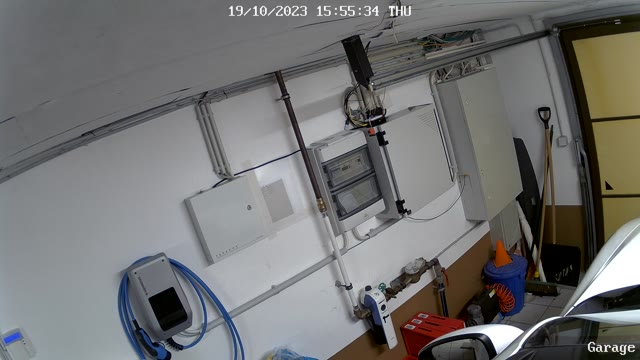
#> input picture example/true_light.png, 640 x 360 px
$ python test_code.py
#> lines starting #> are read from the running program, lines starting #| are printed output that depends on the picture; after the words box and inside, x2 and y2 are one past the last pixel; in counts of white or black regions, pixels touching at a corner belong together
import cv2

def detect_garage(src, debug=False):

#> called with src = 'example/true_light.png', debug = True
    def zoom(img, zoom_factor=1.5):
        return cv2.resize(img, None, fx=zoom_factor, fy=zoom_factor)

    # reading image
    img = cv2.imread(src)
#> img is the input picture: shape (360, 640, 3); mean B, G, R 113.3, 114, 114.1

    # Specify area to crop to based on 320 * 640 image and convert to place in image of current size
    h, w, _ = img.shape
#> h = 360; w = 640
    h0 = 360.0 / 170.0
    h1 = 360.0 / 210.0
    w0 = 640.0 / 595.0
    w1 = 640.0 / 640.0
    img = img[int(float(h) / h0):int(float(h) / h1), int(float(w) / w0):int(float(w) / w1)] # rows cols # zoom on area with triangle
#> img: shape (40, 45, 3)

    if debug:
        img = zoom(img, 4)

    gray = cv2.cvtColor(img, cv2.COLOR_BGR2GRAY)
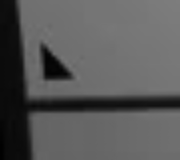
#> gray: shape (160, 180); min 1, max 125, mean 88.7

    # setting threshold of gray image 20 was a god threshold. Everythiing above 20 will be set to 255
    _, threshold_img = cv2.threshold(gray, 20, 255, cv2.THRESH_BINARY)
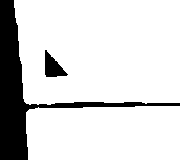
#> threshold_img: shape (160, 180); 84.4% white; 2 black regions

    if debug:
        cv2.namedWindow("Threshold") # for debugging
        cv2.imshow("Threshold", threshold_img) # for debugging

    contours, _ = cv2.findContours(threshold_img, cv2.RETR_TREE, cv2.CHAIN_APPROX_SIMPLE)
#> contours = 3 contours; box (x1, y1, x2, y2) and area: (14, 0, 180, 105) 16274, (26, 106, 180, 160) 7894, (44, 49, 69, 78) 376

    i = 0
    count_triangles = 0

    # list for storing names of shapes
    for contour in contours:

        # here we are ignoring first counter because
        # findcontour function detects whole image as shape
        if i == 0:
            i = 1
            continue

        # look for shapes i am looking for a triangle so make epsilon quite high, otherwise i will begome a polygon or circle
        approx = cv2.approxPolyDP(contour, 0.05 * cv2.arcLength(contour, True), True)

        # using drawContours() function
        cv2.drawContours(img, [contour], 0, (0, 0, 255), 1)

        # finding center point of shape
        M = cv2.moments(contour)
        if M['m00'] != 0.0:
            x = int(M['m10']/M['m00'])
            y = int(M['m01']/M['m00'])
        else:
            continue

        # putting shape name at center of each shape
        if len(approx) == 3:
            cv2.putText(img, 'Triangle', (x, y),
                        cv2.FONT_HERSHEY_SIMPLEX, 0.4, (255, 255, 255), 1)
            count_triangles += 1

        elif len(approx) == 4:
            cv2.putText(img, 'Quadrilateral', (x, y),
                        cv2.FONT_HERSHEY_SIMPLEX, 0.4, (255, 255, 255), 1)

        elif len(approx) == 5:
            cv2.putText(img, 'Pentagon', (x, y),
                        cv2.FONT_HERSHEY_SIMPLEX, 0.4, (255, 255, 255), 1)

        elif len(approx) == 6:
            cv2.putText(img, 'Hexagon', (x, y),
                        cv2.FONT_HERSHEY_SIMPLEX, 0.4, (255, 255, 255), 1)

        else:
            cv2.putText(img, 'circle', (x, y),
                        cv2.FONT_HERSHEY_SIMPLEX, 0.4, (255, 255, 255), 1)
#> this loop made 3 passes
#> (approx, x, y, count_triangles) on pass 3: ([[45, 49], [66, 76], [45, 76]], 52, 66, 1)
#> (approx, x, y) on pass 2: ([[14, 0], [26, 103], [179, 102], [179, 0]], 99, 50)
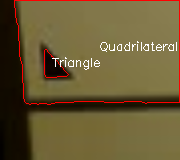
#> img: shape (160, 180, 3); mean B, G, R 52.6, 90.4, 105.5
#> after the loop, count_triangles = 1; i = 1

    # displaying the image after drawing contours
    if debug:
        cv2.imshow('shapes', img)
    if count_triangles == 1:
        print("door is closed")
    elif count_triangles == 0:
        print("door is open")
    else:
        print("I am not sure")

    if debug:
        cv2.waitKey(0)
        cv2.destroyAllWindows()

DEBUG=True
detect_garage('example/true_light.png', debug=DEBUG)
detect_garage('example/true.png', debug=DEBUG)
#> call 2 of detect_garage, with src = 'example/true.png', debug = True
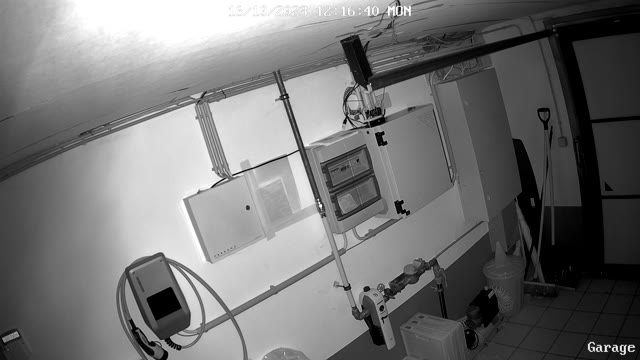
#> input picture example/true.png, 640 x 360 px
#> in detect_garage, img is the input picture: shape (360, 640, 3); min 0, max 255, mean 115.9
#> in detect_garage (call 2), `_, threshold_img = cv2.threshold(gray, 20, 255, cv2.THRESH_BINARY)`: threshold_img: shape (160, 180); 77% white; 2 black regions
#> in detect_garage (call 2), `contours, _ = cv2.findContours(threshold_img, cv2.RETR_TREE, cv2.CHAIN..`: contours = 3 contours; box (x1, y1, x2, y2) and area: (15, 0, 180, 103) 15878, (28, 115, 180, 160) 6463, (38, 48, 72, 85) 680
#> the loop in detect_garage (call 2), `for contour in contours:` made 3 passes
#> (approx, x, y, count_triangles) on pass 3: ([[41, 48], [70, 83], [40, 82]], 50, 70, 1)
#> (approx, x, y) on pass 2: ([[15, 0], [26, 100], [179, 98], [179, 0]], 98, 49)
#> after the loop in detect_garage (call 2), `for contour in contours:`:
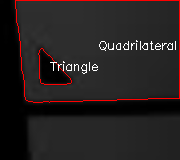
#> img: shape (160, 180, 3); mean B, G, R 32.8, 32.8, 38.3
#> after the loop in detect_garage (call 2), `for contour in contours:`: count_triangles = 1
detect_garage('example/false.png', debug=DEBUG)
#> call 3 of detect_garage, with src = 'example/false.png', debug = True
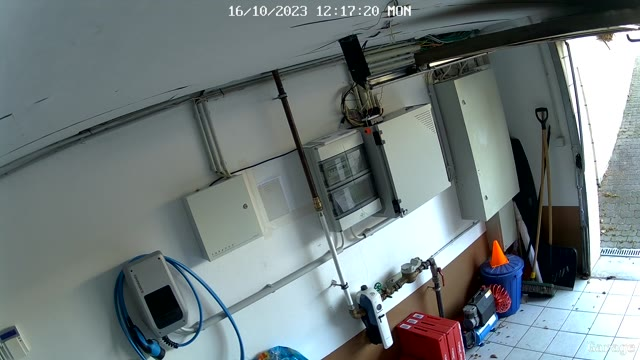
#> input picture example/false.png, 640 x 360 px
#> in detect_garage, img is the input picture: shape (360, 640, 3); mean B, G, R 124.9, 124.3, 113.5
#> call 3 of zoom, with zoom_factor = 4
#> in zoom (call 3), `return cv2.resize(img, None, fx=zoom_factor, fy=zoom_factor)`:
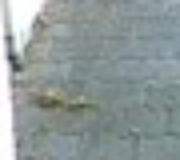
#> returned value: shape (160, 180, 3); mean of channels 0, 1, 2 153.3, 154, 143.8; drawn as B, G, R
#> in detect_garage (call 3), `_, threshold_img = cv2.threshold(gray, 20, 255, cv2.THRESH_BINARY)`: threshold_img: shape (160, 180); every value is 255
#> in detect_garage (call 3), `contours, _ = cv2.findContours(threshold_img, cv2.RETR_TREE, cv2.CHAIN..`: contours = [[[0, 0], [0, 159], [179, 159], [179, 0]]]
#> the loop in detect_garage (call 3), `for contour in contours:` made 1 pass
#> (contour, i) on pass 1: ([[0, 0], [0, 159], [179, 159], [179, 0]], 1)
#> after the loop in detect_garage (call 3), `for contour in contours:`: count_triangles = 0; i = 1
